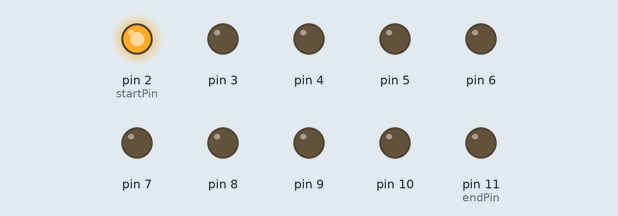
Simulated run of this sketch. Board: Arduino Uno, built with avr-gcc and run on an emulated ATmega328P. On the bench: output pins drawn as LEDs (lit = HIGH).

Above: at 0.05 s.
At 0.55 s:
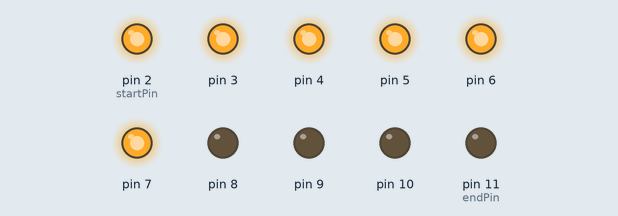
At 1.15 s:
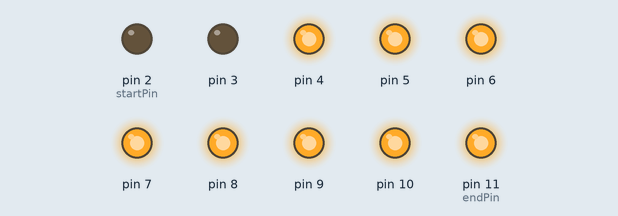
At 2.25 s:
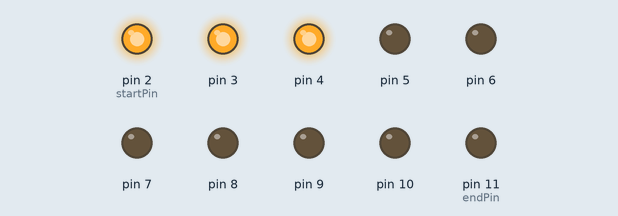
At 3.35 s:
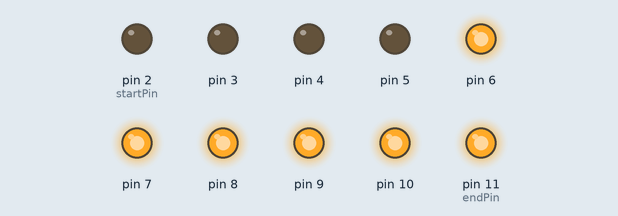
At 4.45 s:
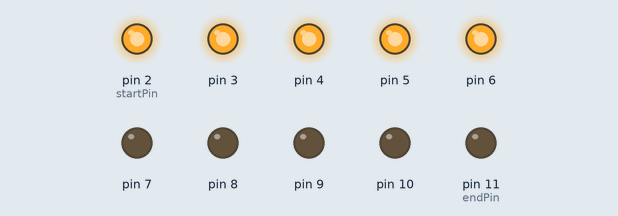
Timing chart, 0 to 4.8 s (numbered marks = the images above):
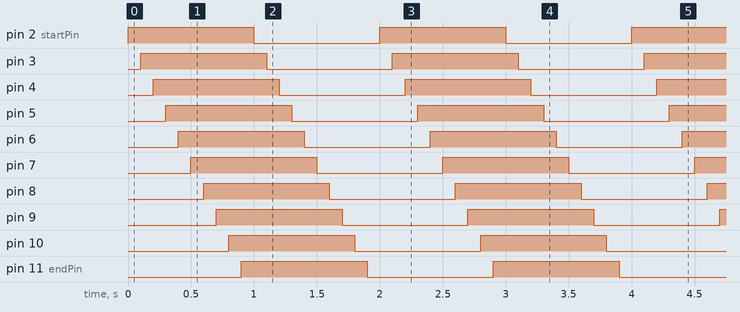

Measured:
- by itself, pin 2 (startPin), pin 3–10, pin 11 (endPin): alternates HIGH for 1.0 s and LOW for 1.0 s
- by itself, everything shown: repeats every 2.0 s, in 20 steps

The sketch:

sketch_chasing_effect.ino
```cpp
/*
 Project 4
 Chasing effect cvds
*/
int startPin = 2;
int endPin   = 11;


void setup()
{
  for(int i = startPin; i <= endPin; i++){
    pinMode(i, OUTPUT);
  }
}

void loop()
{
    for(int i = startPin; i <= endPin; i++)
    {
        digitalWrite(i, HIGH);
        delay(100);
    }

    for(int i = startPin; i <= endPin; i++)
    {
        digitalWrite(i, LOW);
        delay(100);
    }
}
```
